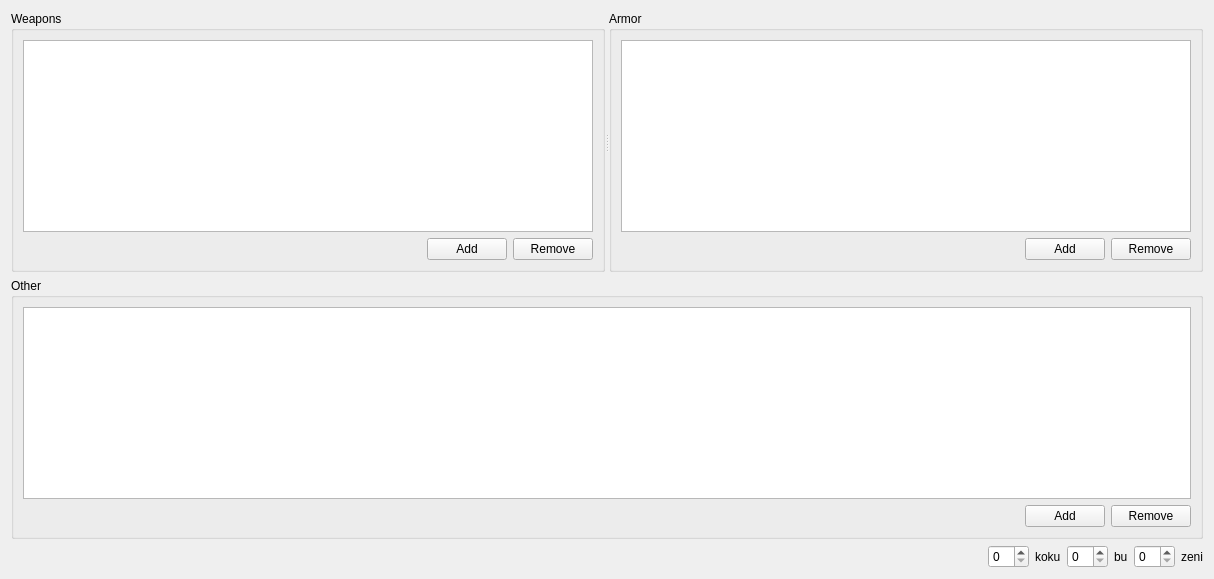
        <widget class="QWidget" name="tab_4">
         <attribute name="title">
          <string>Equipment</string>
         </attribute>
         <layout class="QGridLayout" name="gridLayout_8">
          <item row="1" column="0" colspan="4">
           <widget class="QGroupBox" name="groupBox_10">
            <property name="title">
             <string>Other</string>
            </property>
            <layout class="QGridLayout" name="gridLayout_9">
             <item row="0" column="0" colspan="3">
              <widget class="QTableView" name="other_tableview">
               <property name="sizePolicy">
                <sizepolicy hsizetype="Preferred" vsizetype="Preferred">
                 <horstretch>0</horstretch>
                 <verstretch>0</verstretch>
                </sizepolicy>
               </property>
               <property name="editTriggers">
                <set>QAbstractItemView::NoEditTriggers</set>
               </property>
               <property name="selectionBehavior">
                <enum>QAbstractItemView::SelectRows</enum>
               </property>
               <attribute name="horizontalHeaderStretchLastSection">
                <bool>true</bool>
               </attribute>
               <attribute name="verticalHeaderVisible">
                <bool>false</bool>
               </attribute>
              </widget>
             </item>
             <item row="1" column="0">
              <spacer name="horizontalSpacer_5">
               <property name="orientation">
                <enum>Qt::Horizontal</enum>
               </property>
               <property name="sizeHint" stdset="0">
                <size>
                 <width>366</width>
                 <height>20</height>
                </size>
               </property>
              </spacer>
             </item>
             <item row="1" column="1">
              <widget class="QPushButton" name="add_other_pushButton">
               <property name="text">
                <string>Add</string>
               </property>
              </widget>
             </item>
             <item row="1" column="2">
              <widget class="QPushButton" name="removepersonaleffect_pushbutton">
               <property name="text">
                <string>Remove</string>
               </property>
              </widget>
             </item>
            </layout>
           </widget>
          </item>
          <item row="2" column="0">
           <spacer name="horizontalSpacer_6">
            <property name="orientation">
             <enum>Qt::Horizontal</enum>
            </property>
            <property name="sizeHint" stdset="0">
             <size>
              <width>427</width>
              <height>20</height>
             </size>
            </property>
           </spacer>
          </item>
          <item row="2" column="1">
           <layout class="QHBoxLayout" name="horizontalLayout_2">
            <item>
             <widget class="QSpinBox" name="koku_spinBox"/>
            </item>
            <item>
             <widget class="QLabel" name="label_18">
              <property name="text">
               <string>koku</string>
              </property>
             </widget>
            </item>
           </layout>
          </item>
          <item row="2" column="2">
           <layout class="QHBoxLayout" name="horizontalLayout_3">
            <item>
             <widget class="QSpinBox" name="bu_spinBox"/>
            </item>
            <item>
             <widget class="QLabel" name="label_19">
              <property name="text">
               <string>bu</string>
              </property>
             </widget>
            </item>
           </layout>
          </item>
          <item row="2" column="3">
           <layout class="QHBoxLayout" name="horizontalLayout_4">
            <item>
             <widget class="QSpinBox" name="zeni_spinBox"/>
            </item>
            <item>
             <widget class="QLabel" name="label_20">
              <property name="text">
               <string>zeni</string>
              </property>
             </widget>
            </item>
           </layout>
          </item>
          <item row="0" column="0" colspan="4">
           <widget class="QSplitter" name="splitter">
            <property name="orientation">
             <enum>Qt::Horizontal</enum>
            </property>
            <widget class="QGroupBox" name="groupBox_8">
             <property name="title">
              <string>Weapons</string>
             </property>
             <layout class="QGridLayout" name="gridLayout">
              <item row="0" column="0" colspan="3">
               <widget class="QTableView" name="weapon_tableview">
                <property name="sizePolicy">
                 <sizepolicy hsizetype="Preferred" vsizetype="Preferred">
                  <horstretch>0</horstretch>
                  <verstretch>0</verstretch>
                 </sizepolicy>
                </property>
                <property name="editTriggers">
                 <set>QAbstractItemView::NoEditTriggers</set>
                </property>
                <property name="selectionBehavior">
                 <enum>QAbstractItemView::SelectRows</enum>
                </property>
                <attribute name="horizontalHeaderStretchLastSection">
                 <bool>true</bool>
                </attribute>
                <attribute name="verticalHeaderVisible">
                 <bool>false</bool>
                </attribute>
               </widget>
              </item>
              <item row="1" column="0">
               <spacer name="horizontalSpacer_3">
                <property name="orientation">
                 <enum>Qt::Horizontal</enum>
                </property>
                <property name="sizeHint" stdset="0">
                 <size>
                  <width>400</width>
                  <height>20</height>
                 </size>
                </property>
               </spacer>
              </item>
              <item row="1" column="1">
               <widget class="QPushButton" name="add_weapon_pushButton">
                <property name="text">
                 <string>Add</string>
                </property>
               </widget>
              </item>
              <item row="1" column="2">
               <widget class="QPushButton" name="removeweapon_pushbutton">
                <property name="text">
                 <string>Remove</string>
                </property>
               </widget>
              </item>
             </layout>
            </widget>
            <widget class="QGroupBox" name="groupBox_9">
             <property name="title">
              <string>Armor</string>
             </property>
             <layout class="QGridLayout" name="gridLayout_7">
              <item row="0" column="0" colspan="3">
               <widget class="QTableView" name="armor_tableview">
                <property name="sizePolicy">
                 <sizepolicy hsizetype="Preferred" vsizetype="Preferred">
                  <horstretch>0</horstretch>
                  <verstretch>0</verstretch>
                 </sizepolicy>
                </property>
                <property name="editTriggers">
                 <set>QAbstractItemView::NoEditTriggers</set>
                </property>
                <property name="selectionBehavior">
                 <enum>QAbstractItemView::SelectRows</enum>
                </property>
                <attribute name="horizontalHeaderStretchLastSection">
                 <bool>true</bool>
                </attribute>
                <attribute name="verticalHeaderVisible">
                 <bool>false</bool>
                </attribute>
               </widget>
              </item>
              <item row="1" column="0">
               <spacer name="horizontalSpacer_4">
                <property name="orientation">
                 <enum>Qt::Horizontal</enum>
                </property>
                <property name="sizeHint" stdset="0">
                 <size>
                  <width>400</width>
                  <height>20</height>
                 </size>
                </property>
               </spacer>
              </item>
              <item row="1" column="1">
               <widget class="QPushButton" name="add_armor_pushButton">
                <property name="text">
                 <string>Add</string>
                </property>
               </widget>
              </item>
              <item row="1" column="2">
               <widget class="QPushButton" name="removearmor_pushbutton">
                <property name="text">
                 <string>Remove</string>
                </property>
               </widget>
              </item>
             </layout>
            </widget>
           </widget>
          </item>
         </layout>
        </widget>
